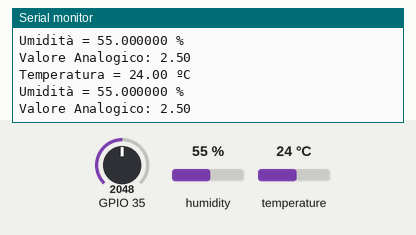
A sketch run on a simulated ESP32. Parts: the last lines printed to the serial monitor. Inputs (shaded band) come from the test bench; at power-on: humidity 55 %, GPIO 35 = 2048, temperature 24 °C. WiFi joins after 1.5 s; servers stay silent unless stated.

Above: at 3.2 s.
3.3 s: humidity set to 22 %
At 4.6 s:
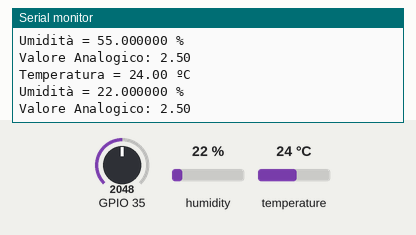
4.8 s: GPIO 35 set to 2866
At 5.8 s:
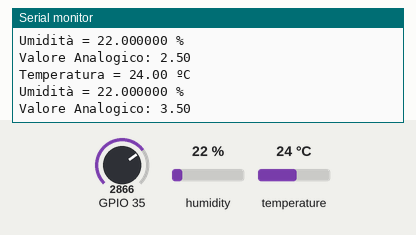
6.3 s: temperature set to 12 °C
7.8 s: GPIO 35 set to 3603
At 8.8 s:
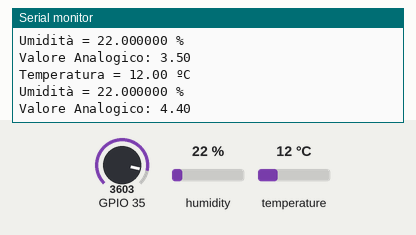
9.3 s: humidity set to 40 %
At 10.7 s:
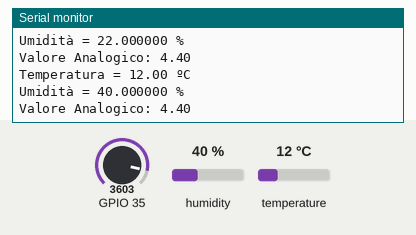
Timing chart, 0 to 11.8 s (numbered marks = the images above; inputs shaded):
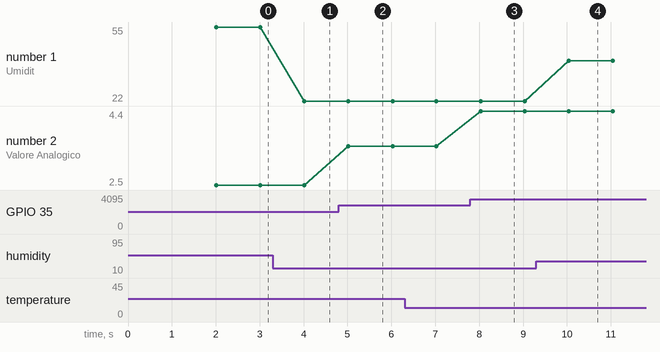

The sketch:

web_server_sensor.ino
```cpp
#include <Wire.h>
#include <DHT.h>
#include <WiFi.h>
#include <ESPAsyncWebServer.h>

const char* ssid = "BRAIN&BYTES";
const char* password = "vale2023";

#define DHTTYPE DHT22  // tipologia di DHT

uint8_t DHTPin = 23;
DHT dht(DHTPin, DHTTYPE);

float temperatura;
float umidita;
int potenziometro;
int proporzione;
float volt;

AsyncWebServer server(80);  // porta del web server
AsyncEventSource events("/events");

unsigned long lastTime = 0;
unsigned long timerDelay = 1000;  // Intervallo di lettura

String letturaDHT(const String& var) {
  // Legge l'umidità
  umidita = dht.readHumidity();
  // Legge la temperatura come Celsius (default)
  temperatura = dht.readTemperature();

  if (var == "TEMPERATURE_C") {
    return String(temperatura);
  } else if (var == "HUMIDITY") {
    return String(umidita);
  }
}

// struttura HTML della pagina web
const char index_html[] PROGMEM = R"rawliteral(
<!DOCTYPE HTML><html>
<head>
  <title>WEB SERVER TEST</title>
  <meta name="viewport" content="width=device-width, initial-scale=1">
  <link rel="stylesheet" href="https://use.fontawesome.com/releases/v5.7.2/css/all.css" integrity="sha384-fnmOCqbTlWIlj8LyTjo7mOUStjsKC4pOpQbqyi7RrhN7udi9RwhKkMHpvLbHG9Sr" crossorigin="anonymous">
  <link rel="icon" href="data:,">
  <style>
    html {font-family: Georgia; display: inline-block; text-align: center;}
    p {  font-size: 1.2rem;}
    body {  margin: 0;}
    .topnav { overflow: hidden; background-color: #4B1D3F; color: white; font-size: 1.7rem; }
    .content { padding: 20px; }
    .card { background-color: white; box-shadow: 2px 2px 12px 1px rgba(140,140,140,.5); }
    .cards { max-width: 700px; margin: 0 auto; display: grid; grid-gap: 2rem; grid-template-columns: repeat(auto-fit, minmax(300px, 1fr)); }
    .reading { font-size: 2.8rem; }
    .card.temperature { color: #ff5733; }
    .card.humidity { color: #008000; }
    .card.potenziometro { color: #0000ff; }
  </style>
</head>
<body>
  <div class="topnav">
    <h3>WEB SERVER TEST</h3>
  </div>
  <div class="content">
    <div class="cards">
      <div class="card temperature">
        <h4><i class="fas fa-thermometer-half"></i> TEMPERATURA</h4><p><span class="reading"><span id="temp_celcius">%TEMPERATURE_C%</span> &deg;C</span></p>
      </div>
      <div class="card humidity">
        <h4><i class="fas fa-tint"></i> UMIDITA'</h4><p><span class="reading"><span id="hum">%HUMIDITY%</span> &percnt;</span></p>
      </div>
    </div>
  </div>
  <div class="content">
    <div class="cards">
      <div class="card potenziometro">
        <h4><i class="fas fa-cog"></i> POTENZIOMETRO</h4><p><span class="reading"><span id="pot">%POTENZIOMETRO%</span> V</span></p>
      </div>
    </div>
  </div>
<script>
if (!!window.EventSource) {
 var source = new EventSource('/events');

 source.addEventListener('temperatura', function(e) {
  console.log("temperatura", e.data);
  document.getElementById("temp_celcius").innerHTML = e.data;
 }, false);

 source.addEventListener('umidita', function(e) {
  console.log("umidita", e.data);
  document.getElementById("hum").innerHTML = e.data;
 }, false);

 source.addEventListener('potenziometro', function(e) {
  console.log("potenziometro", e.data);
  document.getElementById("pot").innerHTML = e.data;
 }, false);

}
</script>
</body>
</html>)rawliteral";

void setup() {
  Serial.begin(115200);
  pinMode(DHTPin, INPUT);
  dht.begin();
  WiFi.begin(ssid, password);
  while (WiFi.status() != WL_CONNECTED) {
    delay(1000);
    Serial.println("Connessione in corso..");
  }
  Serial.print("Indirizzo IP: ");
  Serial.println(WiFi.localIP());
  Serial.println();

  // creazione del web server
  server.on("/", HTTP_GET, [](AsyncWebServerRequest* request) {
    request->send_P(200, "text/html", index_html, letturaDHT);
  });

  // gestione degli eventi del web server
  events.onConnect([](AsyncEventSourceClient* client) {
    if (client->lastId()) {
      Serial.printf("Client ricollegato! Ultimo messaggio ID ricevuto: %u\n", client->lastId());
    }
  });
  server.addHandler(&events);
  server.begin();
}

void loop() {
  // lettura analogica del pin GPIO35
  potenziometro = analogRead(35);
  // anche se poca differenza effettuo la proporzione (0-5000 = 0V-5V)
  proporzione = map(potenziometro, 0, 4095, 0, 5000);
  // poi divido per 1000 per avere il valore effettivo
  volt = (float)proporzione / 1000;

  if ((millis() - lastTime) > timerDelay) {

    // Legge l'umidità
    umidita = dht.readHumidity();
    // Legge la temperatura come Celsius (default)
    temperatura = dht.readTemperature();

    Serial.printf("Temperatura = %.2f ºC \n", temperatura);
    Serial.printf("Umidità = %f %\n", umidita);
    Serial.print("Valore Analogico: ");
    Serial.print(volt);
    Serial.println();

    // invia eventi al web server con i valori ricevuti dai dispositivi
    events.send(String(temperatura).c_str(), "temperatura", millis());
    events.send(String(umidita).c_str(), "umidita", millis());
    events.send(String(volt).c_str(), "potenziometro", millis());

    lastTime = millis();
  }
}
```

Measured:
- after the input at 3.3 s, the serial monitor: prints a new line after 0.72 s (image 1)
- after the input at 4.8 s, the serial monitor: prints a new line after 0.22 s (image 2)
- after the input at 7.8 s, the serial monitor: prints a new line after 0.23 s (image 3)
- after the input at 9.3 s, the serial monitor: prints a new line after 0.74 s (image 4)
- plotted number 1: 55 → 22 after the input at 3.3 s, 22 → 40 after the input at 9.3 s
- plotted number 2: 2.5 → 3.5 after the input at 4.8 s, 3.5 → 4.4 after the input at 7.8 s
